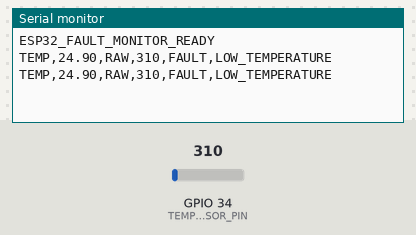
Recording of a sketch running on a simulated ESP32. Parts: the last lines printed to the serial monitor. The test bench sets the inputs (shaded band); at power-on: GPIO 34 (TEMP_SENSOR_PIN) = 310 (analog values on the 0–4095 scale).

Above: at 2.2 s.
2.3 s: GPIO 34 (TEMP_SENSOR_PIN) set to 394
At 3.6 s:
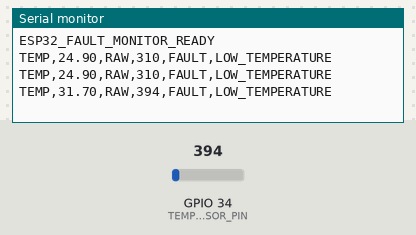
3.8 s: GPIO 34 (TEMP_SENSOR_PIN) set to 464
At 5.1 s:
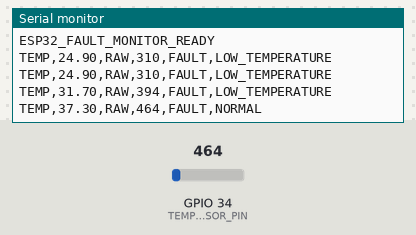

Measured:
- the behaviour switches between 434 and 435 on GPIO 34 (TEMP_SENSOR_PIN) (found by bisection; images 1 and 2)
- after the input at 2.3 s, the serial monitor: prints a new line after 0.86 s (image 1)
- after the input at 3.8 s, the serial monitor: prints a new line after 0.41 s (image 2)

The sketch:

esp32_temperature_fault_monitor.ino
```cpp
/*
 * ESP32 Temperature & Connection Fault Monitor
 * Project: AI-Assisted Embedded Fault Detection
 *
 * Reads an analog temperature sensor (LM35-style 10 mV/C output),
 * checks for open/short/out-of-range conditions, and sends structured
 * telemetry over Serial for the Python AI diagnostic layer.
 *
 * Default sensor input: GPIO34 (ADC1_CH6)
 * Change TEMP_SENSOR_PIN if your hardware uses another ADC pin.
 */

#include <Arduino.h>

// ESP32 analog temperature/fault monitor.
// Default LM35-style sensor input: GPIO34 (ADC1_CH6) on classic ESP32.
const uint8_t TEMP_SENSOR_PIN = 34;
const uint16_t ADC_MAX = 4095;
const float SENSOR_MV_PER_C = 10.0f; // LM35: 10 mV per degree C.

// Prototype incubator limits. Calibrate these experimentally.
const float MIN_VALID_TEMP_C = 0.0f;
const float MAX_VALID_TEMP_C = 80.0f;
const float LOW_TEMP_ALARM_C = 35.0f;
const float HIGH_TEMP_ALARM_C = 40.0f;

const uint8_t SAMPLE_COUNT = 10;
const uint16_t SAMPLE_DELAY_MS = 5;

struct TemperatureReading {
  uint16_t raw;
  uint32_t millivolts;
  float temperatureC;
};

TemperatureReading readTemperature() {
  uint32_t rawTotal = 0;
  uint32_t mvTotal = 0;

  for (uint8_t i = 0; i < SAMPLE_COUNT; ++i) {
    rawTotal += analogRead(TEMP_SENSOR_PIN);
    mvTotal += analogReadMilliVolts(TEMP_SENSOR_PIN);
    delay(SAMPLE_DELAY_MS);
  }

  TemperatureReading reading{};
  reading.raw = static_cast<uint16_t>(rawTotal / SAMPLE_COUNT);
  reading.millivolts = mvTotal / SAMPLE_COUNT;
  reading.temperatureC = reading.millivolts / SENSOR_MV_PER_C;
  return reading;
}

const char* classifyFault(const TemperatureReading& reading) {
  // These raw-value checks are prototype indicators only. A robust
  // open-sensor diagnostic needs appropriate hardware validation.
  if (reading.raw <= 5) {
    return "SENSOR_LOW_OR_DISCONNECTED";
  }

  if (reading.raw >= ADC_MAX - 5) {
    return "SENSOR_HIGH_OR_SHORT";
  }

  if (reading.temperatureC < MIN_VALID_TEMP_C ||
      reading.temperatureC > MAX_VALID_TEMP_C) {
    return "TEMPERATURE_OUT_OF_RANGE";
  }

  if (reading.temperatureC < LOW_TEMP_ALARM_C) {
    return "LOW_TEMPERATURE";
  }

  if (reading.temperatureC > HIGH_TEMP_ALARM_C) {
    return "HIGH_TEMPERATURE";
  }

  return "NORMAL";
}

void setup() {
  Serial.begin(115200);
  analogReadResolution(12);
  pinMode(TEMP_SENSOR_PIN, INPUT);

  // GPIO34 is ADC1 on the classic ESP32. 0 dB is suitable for the
  // low-voltage LM35 range used by this prototype; change this setting
  // if your sensor/interface produces a higher voltage.
  analogSetPinAttenuation(TEMP_SENSOR_PIN, ADC_0db);

  delay(1000);
  Serial.println("ESP32_FAULT_MONITOR_READY");
}

void loop() {
  const TemperatureReading reading = readTemperature();
  const char* fault = classifyFault(reading);

  Serial.printf(
      "TEMP,%.2f,RAW,%u,FAULT,%s\n",
      reading.temperatureC,
      reading.raw,
      fault);

  delay(1000);
}
```
